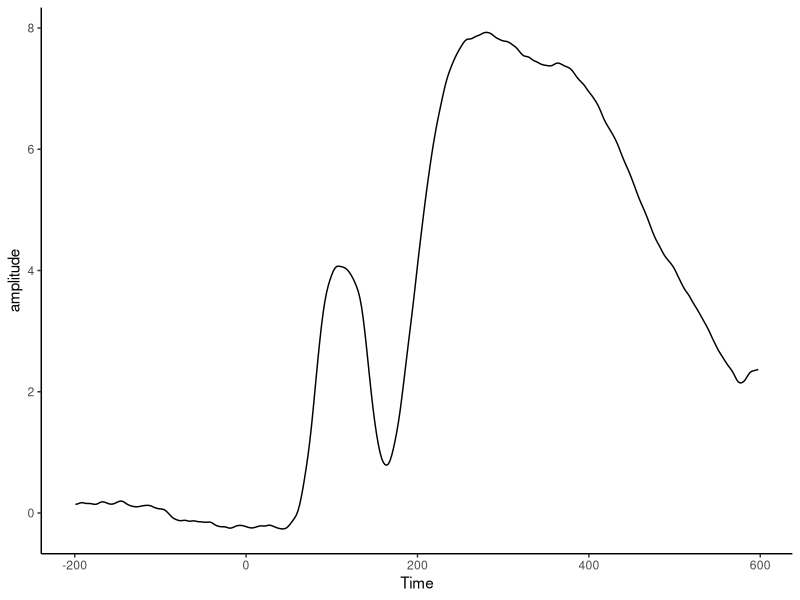
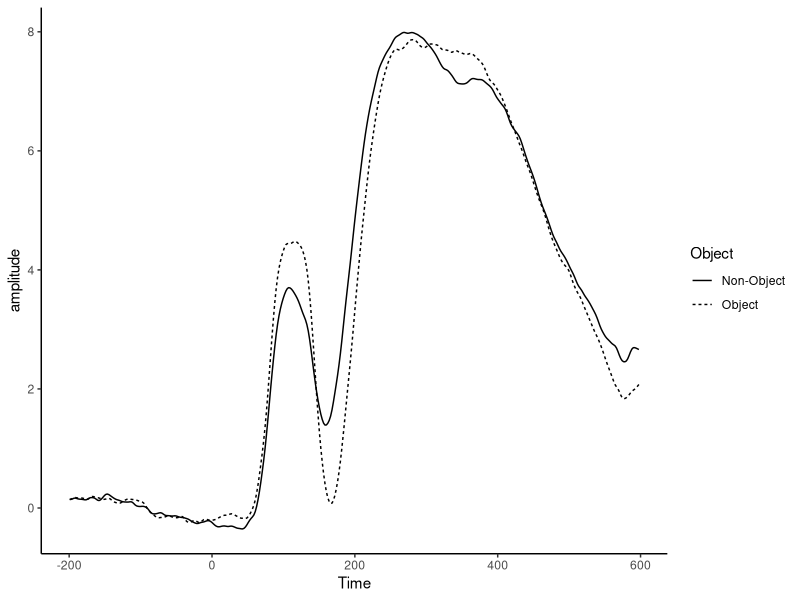
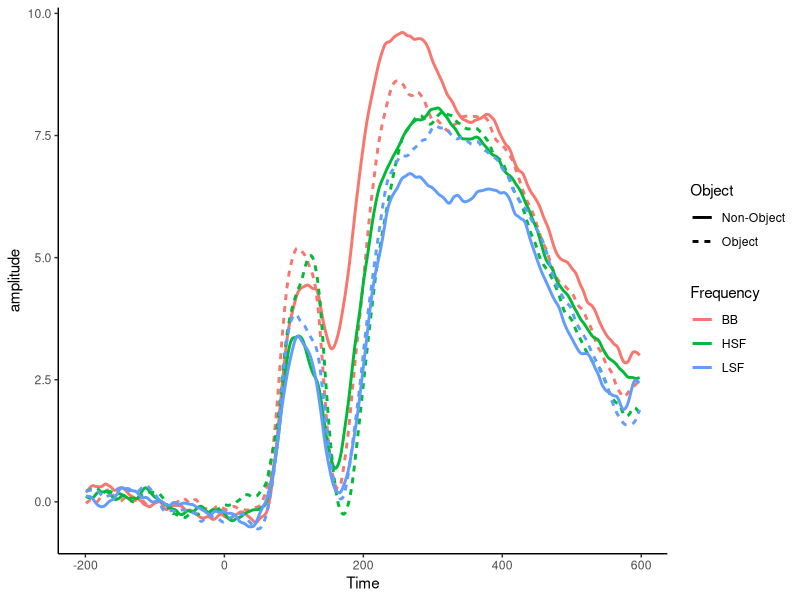
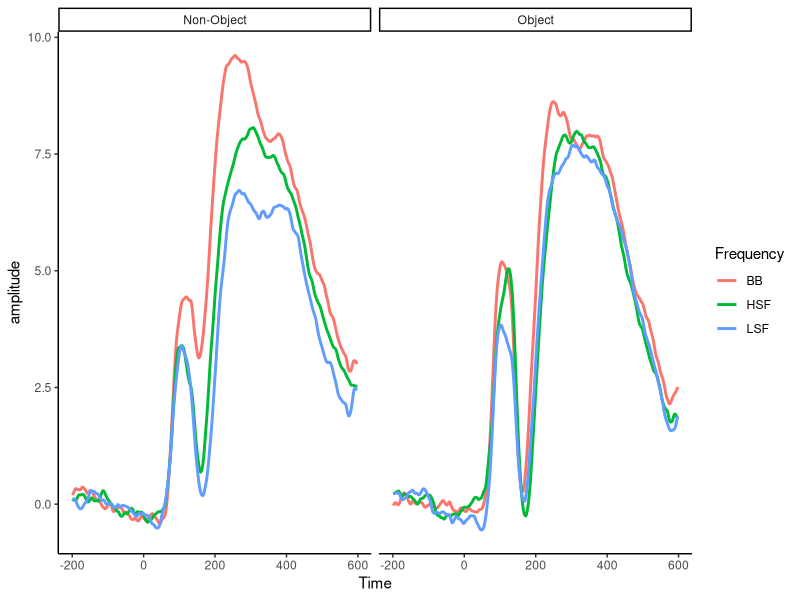
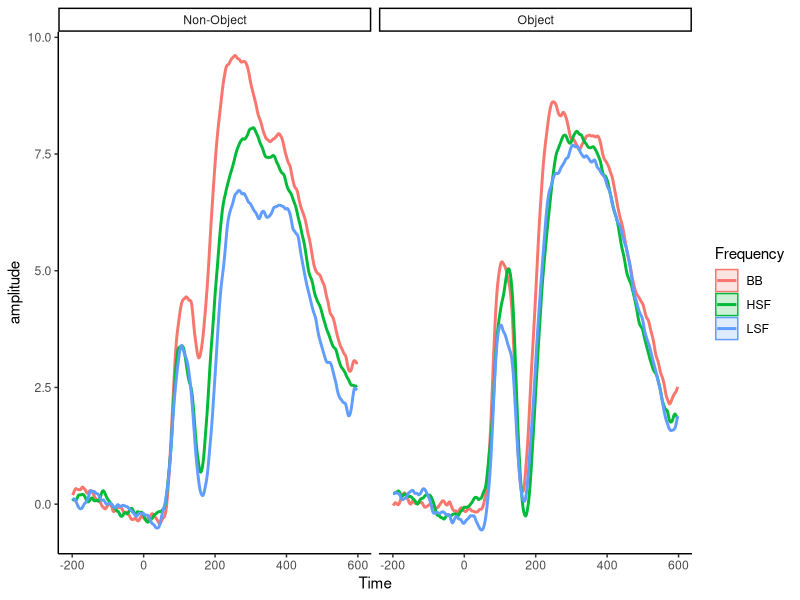
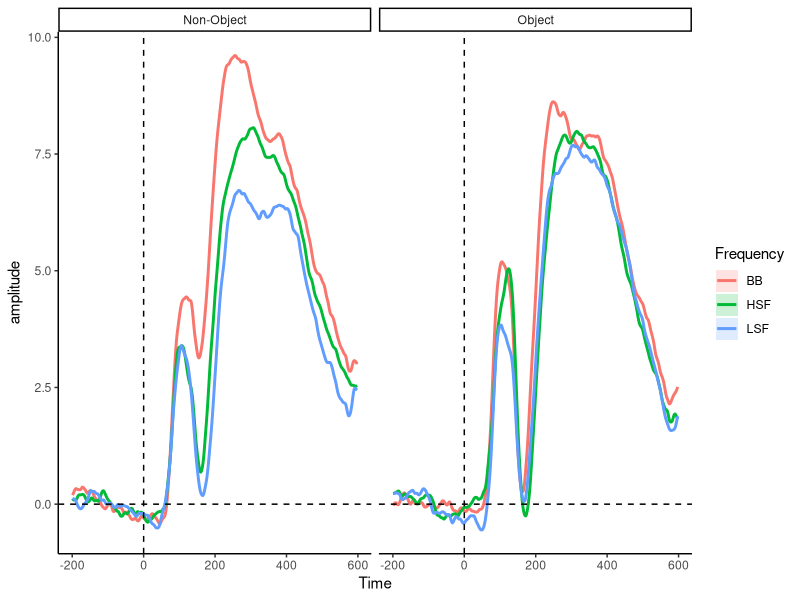

The R source for these figures, in order: (Note: this script raises an error after producing the figures.)
## ---- chunk 1
library(tidyverse)
## ---- chunk 2
ObjFreqERPs <- read_csv("../data/ObjFreqERPs.csv")
## ---- chunk 3
head(ObjFreqERPs)
glimpse(ObjFreqERPs)
ObjFreqERPs
## ---- chunk 4
final_df <- gather(ObjFreqERPs, condition, amplitude, -Subject, -Time)
head(final_df)
## ---- chunk 5
final_df <- separate(final_df, condition, into = c("Object", "Frequency"), sep = "/")
head(final_df)
## ---- chunk 6
theme_set(theme_classic())

ggplot(final_df, aes(x = Time, y = amplitude)) +
  stat_summary(fun.y = mean, geom = "line")
## ---- chunk 7
ggplot(final_df, aes(x = Time, y = amplitude, linetype = Object)) +
  stat_summary(fun.y = mean, geom = "line")
## ---- chunk 8
ggplot(final_df, aes(x = Time, y = amplitude, colour = Frequency, linetype = Object)) +
  stat_summary(fun.y = mean, geom = "line", size = 1)
## ---- chunk 9
ggplot(final_df, aes(x = Time, y = amplitude, colour = Frequency, fill = Frequency)) + 
  stat_summary(fun.y = mean, geom = "line", size = 1) + facet_wrap("Object")
## ---- chunk 10
ggplot(final_df, aes(x = Time, y = amplitude, colour = Frequency, fill = Frequency)) +
  stat_summary(fun.data = mean_cl_normal, geom = "ribbon", alpha = 0.2) +
  stat_summary(fun.y = mean, geom = "line", size = 1) +
  facet_wrap("Object")
## ---- chunk 11
ggplot(final_df, aes(x = Time, y = amplitude, colour = Frequency, fill = Frequency)) +
  stat_summary(fun.data = mean_cl_normal, geom = "ribbon", alpha = 0.2, colour = NA) +
  stat_summary(fun.y = mean, geom = "line", size = 1) +
  facet_wrap("Object") +
  geom_vline(xintercept = 0, linetype = "dashed") + 
  geom_hline(yintercept = 0, linetype = "dashed")
## ---- chunk 12
getwd()

plot_out <- ggplot(final_df, aes(x = Time, y = amplitude, colour = Frequency, fill = Frequency)) +
  stat_summary(fun.data = mean_cl_normal, geom = "ribbon", alpha = 0.2, colour = NA) +
  stat_summary(fun.y = mean, geom = "line", size = 1) +
  facet_wrap("Object") +
  geom_vline(xintercept = 0, linetype = "dashed") + 
  geom_hline(yintercept = 0, linetype = "dashed")

# ggsave("plot_out.png",plot_out)

 save(final_df, file = "../user_data/final_df.RData")

